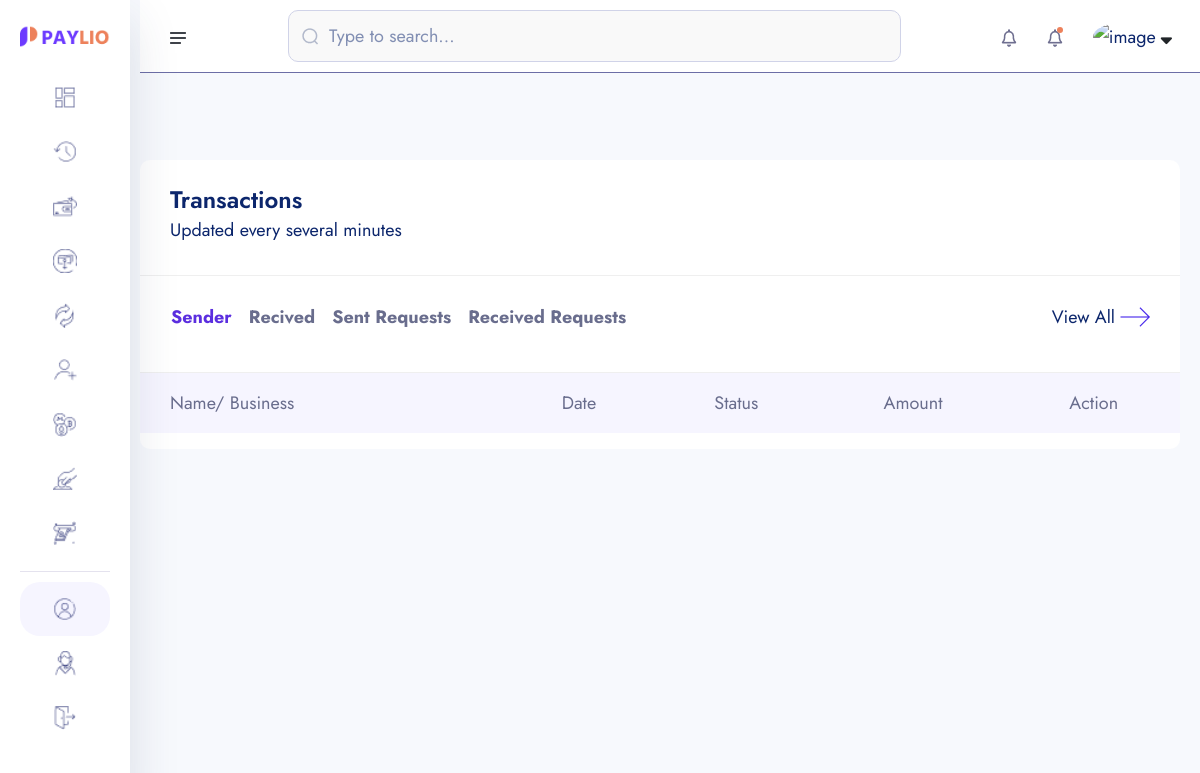
Before: /transaction/ (signed in) with the older database file.
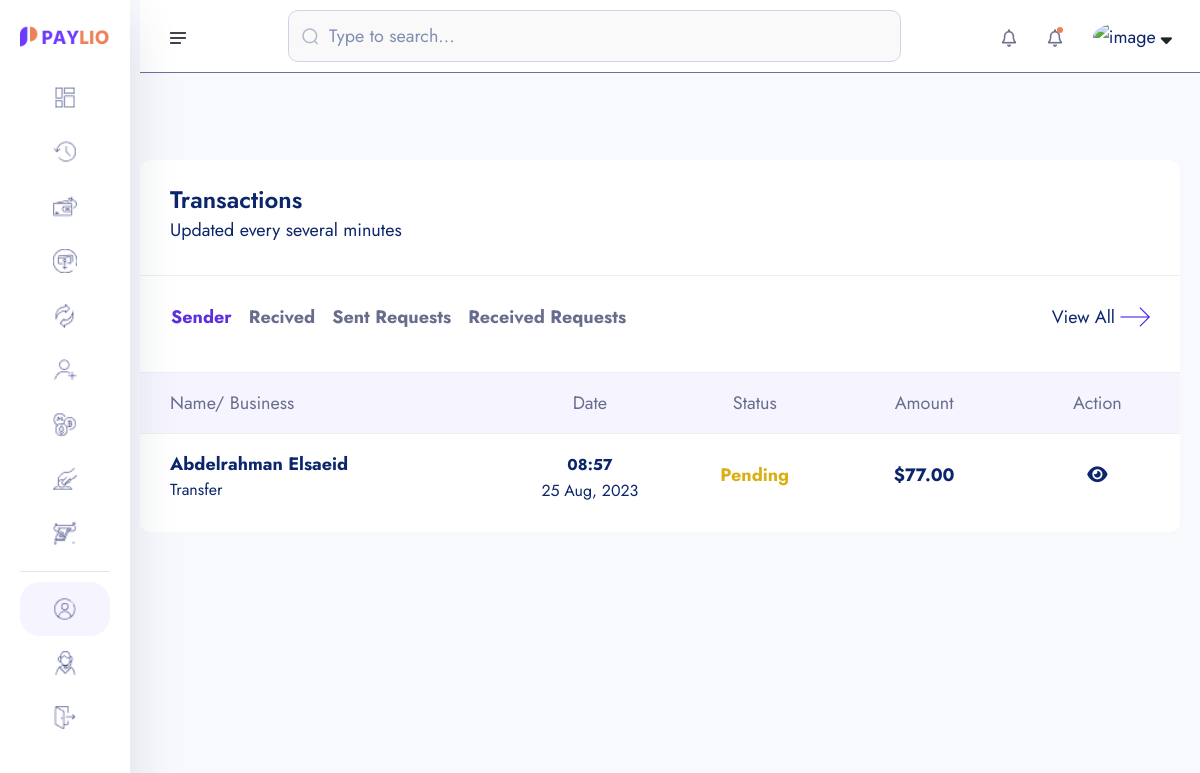
After: the same page with the newer database file.
### core/models.py (models this page shows, shortened)
class Transaction(models.Model):
    transaction_id = ShortUUIDField(unique = True, length = 15, max_length=20, prefix="TRN")
    user = models.ForeignKey(User, on_delete=models.SET_NULL, null=True, related_name="user")
    amount = models.DecimalField(max_digits=12, decimal_places=2,default=0.00)
    description = models.CharField(max_length=1000, null=True, blank=True)
    reciver = models.ForeignKey(User, on_delete=models.SET_NULL, null=True, related_name="reciver")
    sender = models.ForeignKey(User, on_delete=models.SET_NULL, null=True, related_name="sender")
    reciver_account = models.ForeignKey(Account, on_delete=models.SET_NULL, null=True, related_name="reciver_account")
    sender_account = models.ForeignKey(Account, on_delete=models.SET_NULL, null=True, related_name="sender_account")
    status = models.CharField(choices=TRANSACTION_STATUS ,max_length=100, default="pending")
    transaction_type = models.CharField(choices=TRANSACTION_TYPE ,max_length=100, default="none")
    date = models.DateTimeField(auto_now_add=True)
    update = models.DateTimeField(auto_now_add=False, null=True, blank=True)

### userauths/models.py (models this page shows, shortened)
class User(AbstractUser):
    username = models.CharField(max_length=100)
    email = models.EmailField(unique=True)
    is_staff = models.BooleanField(default=False)
    is_superuser = models.BooleanField(default=False)
    USERNAME_FIELD = 'email'
    REQUIRED_FIELDS = ['username']

### account/models.py (models this page shows, shortened)
class KYC(models.Model):
    id = models.UUIDField(primary_key=True, unique=True, default=uuid.uuid4, editable=False)
    user =  models.OneToOneField(User, on_delete=models.CASCADE)
    account =  models.OneToOneField(Account, on_delete=models.CASCADE, null=True, blank=True)
    full_name = models.CharField(max_length=1000)
    image = models.ImageField(upload_to="kyc", default="default.jpg")
    marital_status = models.CharField(choices=MARITAL_STATUS, max_length=40)
    gender = models.CharField(choices=GENDER, max_length=40)
    identity_type = models.CharField(choices=IDENTITY_TYPE, max_length=140)
    identity_image = models.ImageField(upload_to="kyc", null=True, blank=True)
    date_of_birth = models.DateTimeField(auto_now_add=False)
    signature = models.ImageField(upload_to="kyc")
    country = models.CharField(max_length=100)
    state = models.CharField(max_length=100)
    city = models.CharField(max_length=100)
    mobile = models.CharField(max_length=1000)
    fax = models.CharField(max_length=1000)
    date = models.DateTimeField(auto_now_add=True)
    class Meta:
        ordering = ['-date']

### core/transaction.py (the view)
# urls.py: path('transaction/',transaction_list, name='transaction-list' ),
@login_required
def transaction_list(request):
    transaction_sender = Transaction.objects.filter(sender = request.user, transaction_type="transfer").order_by("-id")
    transaction_reciver = Transaction.objects.filter(reciver = request.user, transaction_type="transfer").order_by("-id")
    request_sender_transaction = Transaction.objects.filter(sender=request.user, transaction_type="request")
    request_reciever_transaction = Transaction.objects.filter(reciver=request.user, transaction_type="request")
    context = {
        "transaction_sender":transaction_sender,
        "transaction_reciver":transaction_reciver,
        "request_sender_transaction":request_sender_transaction,
        "request_reciever_transaction": request_reciever_transaction,
    }
    return render(request, 'transaction/transaction_list.html', context)

### templates/transaction/transaction_list.html (shortened to what the changed rows need)
{% extends "partials/dashboard-base.html" %}
{% load static %}
{% load humanize %}
{% block content %}
    <section class="dashboard-section body-collapse">
        <div class="overlay pt-120">
            <div class="container-fruid">
                <div class="row">
                    <div class="col-xl-12 col-lg-12">
                        <div class="section-content">
                            <div class="transactions-area mt-40">
                                <div class="tab-content mt-40">
                                    <div class="tab-pane fade show active" id="latest" role="tabpanel" aria-labelledby="latest-tab">
                                        <div class="table-responsive">
                                            <table class="table">
                                                <thead>
                                                    <tr>
                                                        <th scope="col">Name/ Business</th>
                                                        <th scope="col">Date</th>
                                                        <th scope="col">Status</th>
                                                        <th scope="col">Amount</th>
                                                        <th scope="col">Action</th>
                                                    </tr>
                                                </thead>
                                                <tbody>
                                                    {% for s in transaction_sender  %}
                                                    <tr data-bs-toggle="modal" data-bs-target="#transactionsMod">
                                                        <th scope="row">
                                                            <p>{{s.reciver.kyc.full_name|title}}</p>
                                                            <p class="mdr">{{s.transaction_type|title}}</p>
                                                        </th>
                                                        <td>
                                                            <p><small>{{s.date|date:"h:i"}}</small></p>
                                                            <p class="mdr">{{s.date|date:"d M, Y"}}</p>
                                                        </td>
                                                        <td>
                                                            {% if s.status == 'pending' %}
                                                            <p class="inprogress">{{s.status|title}}</p>
                                                            {% endif %}
                                                        </td>
                                                        <td>
                                                            <p>${{s.amount|intcomma}}</p>
                                                        </td>
                                                        <td>
                                                            <a href="{% url 'core:transaction-detail' s.transaction_id %}"><i class=" fas fa-eye"></i></a>
                                                        </td>
                                                    </tr>
                                                    {% endfor %}
                                                </tbody>
                                            </table>
                                        </div>
                                    </div>
                                </div>
                            </div>
                        </div>
                    </div>
                </div>
            </div>
        </div>
    </section>
{% endblock content %}

Changed rows visible on the page:
added Transaction: reciver.kyc.full_name "Abdelrahman Elsaeid", transaction_type "Transfer", date "08:57", date "25 Aug, 2023", status "Pending", amount "77.00"
